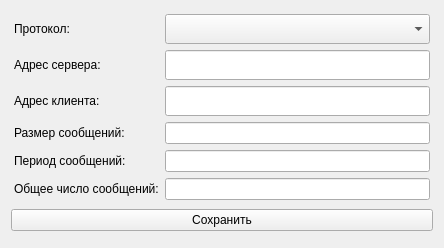
<?xml version="1.0" encoding="UTF-8"?>
<ui version="4.0">
 <class>SettingsForm</class>
 <widget class="QWidget" name="SettingsForm">
  <property name="geometry">
   <rect>
    <x>0</x>
    <y>0</y>
    <width>444</width>
    <height>248</height>
   </rect>
  </property>
  <property name="windowTitle">
   <string>Настройки</string>
  </property>
  <layout class="QVBoxLayout" name="verticalLayout">
   <item>
    <layout class="QGridLayout" name="gridLayout_3">
     <property name="leftMargin">
      <number>3</number>
     </property>
     <property name="topMargin">
      <number>3</number>
     </property>
     <property name="rightMargin">
      <number>3</number>
     </property>
     <property name="bottomMargin">
      <number>3</number>
     </property>
     <item row="5" column="0">
      <widget class="QLabel" name="label_9">
       <property name="text">
        <string>Общее число сообщений:</string>
       </property>
      </widget>
     </item>
     <item row="1" column="1">
      <widget class="QLineEdit" name="serverLine">
       <property name="minimumSize">
        <size>
         <width>0</width>
         <height>30</height>
        </size>
       </property>
       <property name="placeholderText">
        <string/>
       </property>
      </widget>
     </item>
     <item row="5" column="1">
      <widget class="QLineEdit" name="messageCountEdit">
       <property name="placeholderText">
        <string/>
       </property>
      </widget>
     </item>
     <item row="4" column="0">
      <widget class="QLabel" name="label_6">
       <property name="text">
        <string>Период сообщений:</string>
       </property>
      </widget>
     </item>
     <item row="4" column="1">
      <widget class="QLineEdit" name="messageIntervalEdit">
       <property name="placeholderText">
        <string/>
       </property>
      </widget>
     </item>
     <item row="3" column="0">
      <widget class="QLabel" name="label_8">
       <property name="text">
        <string>Размер сообщений:</string>
       </property>
      </widget>
     </item>
     <item row="3" column="1">
      <widget class="QLineEdit" name="messageSizeEdit">
       <property name="placeholderText">
        <string/>
       </property>
      </widget>
     </item>
     <item row="0" column="1">
      <widget class="QComboBox" name="protocolBox">
       <property name="minimumSize">
        <size>
         <width>0</width>
         <height>30</height>
        </size>
       </property>
      </widget>
     </item>
     <item row="2" column="0">
      <widget class="QLabel" name="label">
       <property name="text">
        <string>Адрес клиента:</string>
       </property>
      </widget>
     </item>
     <item row="1" column="0">
      <widget class="QLabel" name="label_2">
       <property name="text">
        <string>Адрес сервера:</string>
       </property>
      </widget>
     </item>
     <item row="0" column="0">
      <widget class="QLabel" name="label_3">
       <property name="text">
        <string>Протокол:</string>
       </property>
      </widget>
     </item>
     <item row="2" column="1">
      <widget class="QLineEdit" name="clientLine">
       <property name="minimumSize">
        <size>
         <width>0</width>
         <height>30</height>
        </size>
       </property>
       <property name="text">
        <string/>
       </property>
       <property name="placeholderText">
        <string/>
       </property>
      </widget>
     </item>
    </layout>
   </item>
   <item>
    <widget class="QPushButton" name="saveButton">
     <property name="text">
      <string>Сохранить</string>
     </property>
    </widget>
   </item>
   <item>
    <spacer name="verticalSpacer">
     <property name="orientation">
      <enum>Qt::Vertical</enum>
     </property>
     <property name="sizeHint" stdset="0">
      <size>
       <width>20</width>
       <height>40</height>
      </size>
     </property>
    </spacer>
   </item>
  </layout>
 </widget>
 <resources/>
 <connections/>
</ui>
